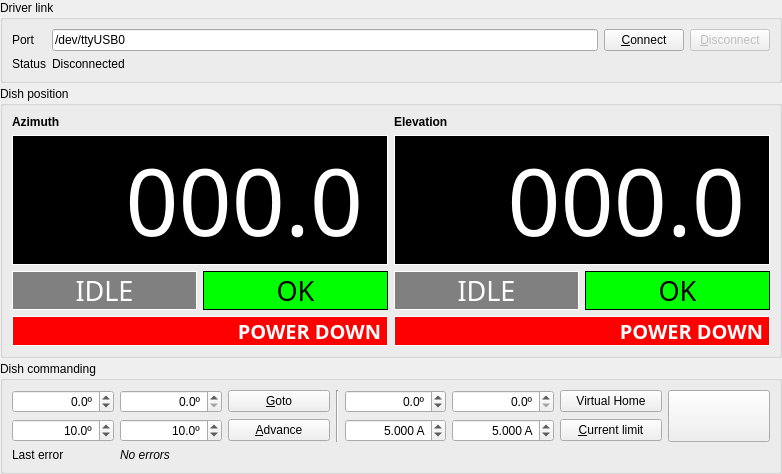
<?xml version="1.0" encoding="UTF-8"?>
<ui version="4.0">
 <class>Form</class>
 <widget class="QWidget" name="Form">
  <property name="geometry">
   <rect>
    <x>0</x>
    <y>0</y>
    <width>782</width>
    <height>450</height>
   </rect>
  </property>
  <property name="sizePolicy">
   <sizepolicy hsizetype="Preferred" vsizetype="Fixed">
    <horstretch>0</horstretch>
    <verstretch>0</verstretch>
   </sizepolicy>
  </property>
  <property name="windowTitle">
   <string>Form</string>
  </property>
  <layout class="QGridLayout" name="gridLayout_3">
   <property name="leftMargin">
    <number>0</number>
   </property>
   <property name="topMargin">
    <number>0</number>
   </property>
   <property name="rightMargin">
    <number>0</number>
   </property>
   <property name="bottomMargin">
    <number>0</number>
   </property>
   <property name="spacing">
    <number>3</number>
   </property>
   <item row="0" column="0">
    <widget class="QGroupBox" name="groupBox_2">
     <property name="sizePolicy">
      <sizepolicy hsizetype="Preferred" vsizetype="Fixed">
       <horstretch>0</horstretch>
       <verstretch>0</verstretch>
      </sizepolicy>
     </property>
     <property name="title">
      <string>Driver link</string>
     </property>
     <layout class="QGridLayout" name="gridLayout_2">
      <item row="0" column="1">
       <widget class="QLineEdit" name="portEdit">
        <property name="text">
         <string>/dev/ttyUSB0</string>
        </property>
       </widget>
      </item>
      <item row="0" column="3">
       <widget class="QPushButton" name="disconnectButton">
        <property name="enabled">
         <bool>false</bool>
        </property>
        <property name="text">
         <string>&amp;Disconnect</string>
        </property>
       </widget>
      </item>
      <item row="0" column="2">
       <widget class="QPushButton" name="connectButton">
        <property name="text">
         <string>&amp;Connect</string>
        </property>
       </widget>
      </item>
      <item row="0" column="0">
       <widget class="QLabel" name="label_11">
        <property name="text">
         <string>Port</string>
        </property>
       </widget>
      </item>
      <item row="1" column="0">
       <widget class="QLabel" name="label_12">
        <property name="text">
         <string>Status</string>
        </property>
       </widget>
      </item>
      <item row="1" column="1" colspan="3">
       <widget class="QLabel" name="uiStatusLabel">
        <property name="text">
         <string>Disconnected</string>
        </property>
       </widget>
      </item>
     </layout>
    </widget>
   </item>
   <item row="1" column="0">
    <widget class="QGroupBox" name="dishGroup">
     <property name="enabled">
      <bool>true</bool>
     </property>
     <property name="title">
      <string>Dish position</string>
     </property>
     <layout class="QGridLayout" name="gridLayout">
      <item row="1" column="0" colspan="2">
       <widget class="QLabel" name="azLabel">
        <property name="font">
         <font>
          <family>Barlow Black</family>
          <pointsize>70</pointsize>
         </font>
        </property>
        <property name="styleSheet">
         <string notr="true">background-color: black;
color: white;
</string>
        </property>
        <property name="frameShape">
         <enum>QFrame::Box</enum>
        </property>
        <property name="text">
         <string>000.0</string>
        </property>
        <property name="alignment">
         <set>Qt::AlignRight|Qt::AlignTrailing|Qt::AlignVCenter</set>
        </property>
       </widget>
      </item>
      <item row="1" column="2" colspan="2">
       <widget class="QLabel" name="elLabel">
        <property name="font">
         <font>
          <family>Barlow Black</family>
          <pointsize>70</pointsize>
         </font>
        </property>
        <property name="styleSheet">
         <string notr="true">background-color: black;
color: white;
</string>
        </property>
        <property name="frameShape">
         <enum>QFrame::Box</enum>
        </property>
        <property name="text">
         <string>000.0</string>
        </property>
        <property name="alignment">
         <set>Qt::AlignRight|Qt::AlignTrailing|Qt::AlignVCenter</set>
        </property>
       </widget>
      </item>
      <item row="2" column="1">
       <widget class="QLabel" name="azReasonLabel">
        <property name="font">
         <font>
          <family>Barlow Black</family>
          <pointsize>20</pointsize>
         </font>
        </property>
        <property name="styleSheet">
         <string notr="true">background-color: #00ff00;
color: black;
</string>
        </property>
        <property name="frameShape">
         <enum>QFrame::Box</enum>
        </property>
        <property name="text">
         <string>OK</string>
        </property>
        <property name="alignment">
         <set>Qt::AlignCenter</set>
        </property>
       </widget>
      </item>
      <item row="3" column="2" colspan="2">
       <widget class="QLabel" name="elCurrentLabel">
        <property name="font">
         <font>
          <family>Cascadia Mono</family>
          <pointsize>15</pointsize>
          <bold>true</bold>
         </font>
        </property>
        <property name="styleSheet">
         <string notr="true">background-color: red;
color: white;
</string>
        </property>
        <property name="frameShape">
         <enum>QFrame::Box</enum>
        </property>
        <property name="text">
         <string>POWER DOWN</string>
        </property>
        <property name="alignment">
         <set>Qt::AlignRight|Qt::AlignTrailing|Qt::AlignVCenter</set>
        </property>
       </widget>
      </item>
      <item row="2" column="3">
       <widget class="QLabel" name="elReasonLabel">
        <property name="font">
         <font>
          <family>Barlow Black</family>
          <pointsize>20</pointsize>
         </font>
        </property>
        <property name="styleSheet">
         <string notr="true">background-color: #00ff00;
color: black;
</string>
        </property>
        <property name="frameShape">
         <enum>QFrame::Box</enum>
        </property>
        <property name="text">
         <string>OK</string>
        </property>
        <property name="alignment">
         <set>Qt::AlignCenter</set>
        </property>
       </widget>
      </item>
      <item row="2" column="0">
       <widget class="QLabel" name="azStatusLabel">
        <property name="font">
         <font>
          <family>Barlow Black</family>
          <pointsize>20</pointsize>
         </font>
        </property>
        <property name="styleSheet">
         <string notr="true">background-color: gray;
color: white;
</string>
        </property>
        <property name="frameShape">
         <enum>QFrame::Box</enum>
        </property>
        <property name="text">
         <string>IDLE</string>
        </property>
        <property name="alignment">
         <set>Qt::AlignCenter</set>
        </property>
       </widget>
      </item>
      <item row="0" column="2" colspan="2">
       <widget class="QLabel" name="label_2">
        <property name="font">
         <font>
          <bold>true</bold>
         </font>
        </property>
        <property name="text">
         <string>Elevation</string>
        </property>
       </widget>
      </item>
      <item row="2" column="2">
       <widget class="QLabel" name="elStatusLabel">
        <property name="font">
         <font>
          <family>Barlow Black</family>
          <pointsize>20</pointsize>
         </font>
        </property>
        <property name="styleSheet">
         <string notr="true">background-color: gray;
color: white;
</string>
        </property>
        <property name="frameShape">
         <enum>QFrame::Box</enum>
        </property>
        <property name="text">
         <string>IDLE</string>
        </property>
        <property name="alignment">
         <set>Qt::AlignCenter</set>
        </property>
       </widget>
      </item>
      <item row="3" column="0" colspan="2">
       <widget class="QLabel" name="azCurrentLabel">
        <property name="font">
         <font>
          <family>Cascadia Mono</family>
          <pointsize>15</pointsize>
          <bold>true</bold>
         </font>
        </property>
        <property name="styleSheet">
         <string notr="true">background-color: red;
color: white;
</string>
        </property>
        <property name="frameShape">
         <enum>QFrame::Box</enum>
        </property>
        <property name="text">
         <string>POWER DOWN</string>
        </property>
        <property name="alignment">
         <set>Qt::AlignRight|Qt::AlignTrailing|Qt::AlignVCenter</set>
        </property>
       </widget>
      </item>
      <item row="0" column="0">
       <widget class="QLabel" name="label">
        <property name="font">
         <font>
          <bold>true</bold>
         </font>
        </property>
        <property name="text">
         <string>Azimuth</string>
        </property>
       </widget>
      </item>
     </layout>
    </widget>
   </item>
   <item row="2" column="0">
    <widget class="QGroupBox" name="cmdGroup">
     <property name="title">
      <string>Dish commanding</string>
     </property>
     <layout class="QGridLayout" name="gridLayout_4">
      <item row="1" column="5">
       <widget class="QDoubleSpinBox" name="elVHSpin">
        <property name="sizePolicy">
         <sizepolicy hsizetype="Minimum" vsizetype="Fixed">
          <horstretch>0</horstretch>
          <verstretch>0</verstretch>
         </sizepolicy>
        </property>
        <property name="alignment">
         <set>Qt::AlignRight|Qt::AlignTrailing|Qt::AlignVCenter</set>
        </property>
        <property name="suffix">
         <string>º</string>
        </property>
        <property name="decimals">
         <number>1</number>
        </property>
        <property name="maximum">
         <double>90.000000000000000</double>
        </property>
       </widget>
      </item>
      <item row="3" column="0">
       <widget class="QLabel" name="label_14">
        <property name="text">
         <string>Last error</string>
        </property>
       </widget>
      </item>
      <item row="1" column="6">
       <widget class="QPushButton" name="vhButton">
        <property name="sizePolicy">
         <sizepolicy hsizetype="Minimum" vsizetype="Fixed">
          <horstretch>0</horstretch>
          <verstretch>0</verstretch>
         </sizepolicy>
        </property>
        <property name="text">
         <string>Virtual Home</string>
        </property>
       </widget>
      </item>
      <item row="2" column="5">
       <widget class="QDoubleSpinBox" name="elCurrentSpin">
        <property name="sizePolicy">
         <sizepolicy hsizetype="Minimum" vsizetype="Fixed">
          <horstretch>0</horstretch>
          <verstretch>0</verstretch>
         </sizepolicy>
        </property>
        <property name="alignment">
         <set>Qt::AlignRight|Qt::AlignTrailing|Qt::AlignVCenter</set>
        </property>
        <property name="suffix">
         <string> A</string>
        </property>
        <property name="decimals">
         <number>3</number>
        </property>
        <property name="maximum">
         <double>10.000000000000000</double>
        </property>
        <property name="value">
         <double>5.000000000000000</double>
        </property>
       </widget>
      </item>
      <item row="1" column="1">
       <widget class="QDoubleSpinBox" name="elSpin">
        <property name="sizePolicy">
         <sizepolicy hsizetype="Minimum" vsizetype="Fixed">
          <horstretch>0</horstretch>
          <verstretch>0</verstretch>
         </sizepolicy>
        </property>
        <property name="alignment">
         <set>Qt::AlignRight|Qt::AlignTrailing|Qt::AlignVCenter</set>
        </property>
        <property name="suffix">
         <string>º</string>
        </property>
        <property name="decimals">
         <number>1</number>
        </property>
        <property name="maximum">
         <double>90.000000000000000</double>
        </property>
       </widget>
      </item>
      <item row="1" column="7" rowspan="2">
       <widget class="QPushButton" name="abortButton">
        <property name="sizePolicy">
         <sizepolicy hsizetype="Preferred" vsizetype="Expanding">
          <horstretch>0</horstretch>
          <verstretch>0</verstretch>
         </sizepolicy>
        </property>
        <property name="text">
         <string/>
        </property>
        <property name="icon">
         <iconset>
          <normaloff>stop.svg</normaloff>Stop_hand-octogon-red.svg</iconset>
        </property>
        <property name="iconSize">
         <size>
          <width>36</width>
          <height>36</height>
         </size>
        </property>
       </widget>
      </item>
      <item row="1" column="4">
       <widget class="QDoubleSpinBox" name="azVHSpin">
        <property name="sizePolicy">
         <sizepolicy hsizetype="Minimum" vsizetype="Fixed">
          <horstretch>0</horstretch>
          <verstretch>0</verstretch>
         </sizepolicy>
        </property>
        <property name="alignment">
         <set>Qt::AlignRight|Qt::AlignTrailing|Qt::AlignVCenter</set>
        </property>
        <property name="suffix">
         <string>º</string>
        </property>
        <property name="decimals">
         <number>1</number>
        </property>
        <property name="minimum">
         <double>-180.000000000000000</double>
        </property>
        <property name="maximum">
         <double>180.000000000000000</double>
        </property>
       </widget>
      </item>
      <item row="2" column="4">
       <widget class="QDoubleSpinBox" name="azCurrentSpin">
        <property name="sizePolicy">
         <sizepolicy hsizetype="Minimum" vsizetype="Fixed">
          <horstretch>0</horstretch>
          <verstretch>0</verstretch>
         </sizepolicy>
        </property>
        <property name="alignment">
         <set>Qt::AlignRight|Qt::AlignTrailing|Qt::AlignVCenter</set>
        </property>
        <property name="suffix">
         <string> A</string>
        </property>
        <property name="decimals">
         <number>3</number>
        </property>
        <property name="minimum">
         <double>-180.000000000000000</double>
        </property>
        <property name="maximum">
         <double>10.000000000000000</double>
        </property>
        <property name="value">
         <double>5.000000000000000</double>
        </property>
       </widget>
      </item>
      <item row="2" column="6">
       <widget class="QPushButton" name="currentLimitButton">
        <property name="sizePolicy">
         <sizepolicy hsizetype="Minimum" vsizetype="Fixed">
          <horstretch>0</horstretch>
          <verstretch>0</verstretch>
         </sizepolicy>
        </property>
        <property name="text">
         <string>&amp;Current limit</string>
        </property>
       </widget>
      </item>
      <item row="2" column="2">
       <widget class="QPushButton" name="advanceButton">
        <property name="sizePolicy">
         <sizepolicy hsizetype="Minimum" vsizetype="Fixed">
          <horstretch>0</horstretch>
          <verstretch>0</verstretch>
         </sizepolicy>
        </property>
        <property name="text">
         <string>&amp;Advance</string>
        </property>
       </widget>
      </item>
      <item row="1" column="0">
       <widget class="QDoubleSpinBox" name="azSpin">
        <property name="sizePolicy">
         <sizepolicy hsizetype="Minimum" vsizetype="Fixed">
          <horstretch>0</horstretch>
          <verstretch>0</verstretch>
         </sizepolicy>
        </property>
        <property name="alignment">
         <set>Qt::AlignRight|Qt::AlignTrailing|Qt::AlignVCenter</set>
        </property>
        <property name="suffix">
         <string>º</string>
        </property>
        <property name="decimals">
         <number>1</number>
        </property>
        <property name="minimum">
         <double>-180.000000000000000</double>
        </property>
        <property name="maximum">
         <double>180.000000000000000</double>
        </property>
       </widget>
      </item>
      <item row="1" column="2">
       <widget class="QPushButton" name="gotoButton">
        <property name="sizePolicy">
         <sizepolicy hsizetype="Minimum" vsizetype="Fixed">
          <horstretch>0</horstretch>
          <verstretch>0</verstretch>
         </sizepolicy>
        </property>
        <property name="text">
         <string>&amp;Goto</string>
        </property>
       </widget>
      </item>
      <item row="3" column="1" colspan="7">
       <widget class="QLabel" name="lastErrorLabel">
        <property name="font">
         <font>
          <italic>true</italic>
         </font>
        </property>
        <property name="text">
         <string>No errors</string>
        </property>
       </widget>
      </item>
      <item row="2" column="0">
       <widget class="QDoubleSpinBox" name="azDeltaSpin">
        <property name="sizePolicy">
         <sizepolicy hsizetype="Minimum" vsizetype="Fixed">
          <horstretch>0</horstretch>
          <verstretch>0</verstretch>
         </sizepolicy>
        </property>
        <property name="alignment">
         <set>Qt::AlignRight|Qt::AlignTrailing|Qt::AlignVCenter</set>
        </property>
        <property name="suffix">
         <string>º</string>
        </property>
        <property name="decimals">
         <number>1</number>
        </property>
        <property name="minimum">
         <double>-45.000000000000000</double>
        </property>
        <property name="maximum">
         <double>45.000000000000000</double>
        </property>
        <property name="value">
         <double>10.000000000000000</double>
        </property>
       </widget>
      </item>
      <item row="2" column="1">
       <widget class="QDoubleSpinBox" name="elDeltaSpin">
        <property name="sizePolicy">
         <sizepolicy hsizetype="Minimum" vsizetype="Fixed">
          <horstretch>0</horstretch>
          <verstretch>0</verstretch>
         </sizepolicy>
        </property>
        <property name="alignment">
         <set>Qt::AlignRight|Qt::AlignTrailing|Qt::AlignVCenter</set>
        </property>
        <property name="suffix">
         <string>º</string>
        </property>
        <property name="decimals">
         <number>1</number>
        </property>
        <property name="minimum">
         <double>-45.000000000000000</double>
        </property>
        <property name="maximum">
         <double>45.000000000000000</double>
        </property>
        <property name="value">
         <double>10.000000000000000</double>
        </property>
       </widget>
      </item>
      <item row="1" column="3" rowspan="2">
       <widget class="Line" name="line">
        <property name="orientation">
         <enum>Qt::Vertical</enum>
        </property>
       </widget>
      </item>
     </layout>
    </widget>
   </item>
  </layout>
 </widget>
 <resources/>
 <connections/>
</ui>
